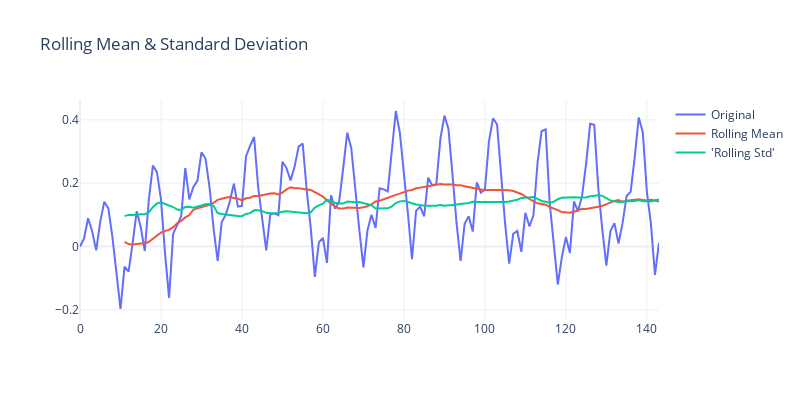

The cell this chart's notebook holds for it:
### Markdown cell above
### e. Exponentially weighted moving average 

weights are assigned to all the previous values with a decay factor.

### Code cell
def exponentially_weighted_moving_average(timeseries, k =12):
    
    timeseries_log = np.log(timeseries)
    expwighted_avg  = timeseries_log.ewm(halflife = k).mean()
    timeseries_log_ewma_diff = timeseries_log - expwighted_avg 
    timeseries_log_ewma_diff.dropna(inplace=True)
    
    rolling_stat_test(timeseries_log_ewma_diff)
    print("----------")
    adf_test(timeseries_log_ewma_diff)
    print("----------")
    kpss_test(timeseries_log_ewma_diff)
#     return timeseries_log_moving_avg_diff

exponentially_weighted_moving_average(data.Passengers)

### Figure 1 — Plotly figure (JSON) as saved in the notebook; plotly's stock layout.template omitted (floating-point values rounded to 4 significant figures; data arrays with more than 128 entries replaced by an {"elided": "..."} marker saying what was removed)
{"data": [{"mode": "lines", "name": "Original", "type": "scatter", "y": {"elided": "144 float values"}}, {"mode": "lines", "name": "Rolling Mean", "type": "scatter", "y": {"elided": "144 float values"}}, {"mode": "lines", "name": "'Rolling Std'", "type": "scatter", "y": {"elided": "144 float values"}}], "layout": {"height": 400, "showlegend": true, "title": {"text": "Rolling Mean & Standard Deviation"}, "width": 800}}
